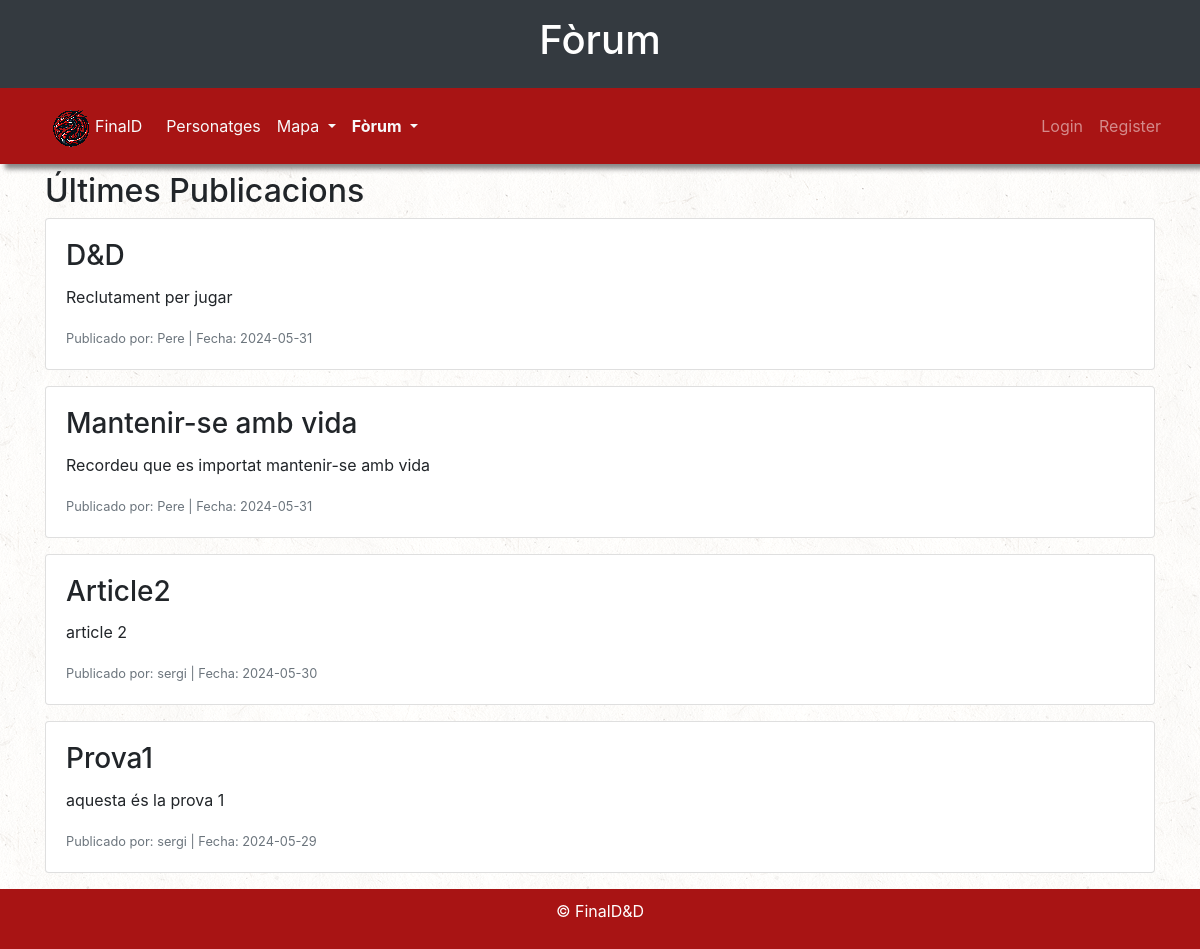
The app's page /controlador/foro.controller.php with its own data.
### tables this page shows
CREATE TABLE `foro` (
  `id` int(11) NOT NULL,
  `id_Usuari` int(11) NOT NULL,
  `titol` varchar(40) NOT NULL,
  `missatge` varchar(250) NOT NULL,
  `img` varchar(50) NOT NULL,
  `data` date NOT NULL
);

CREATE TABLE `usuaris` (
  `id` int(11) NOT NULL,
  `nom` varchar(30) NOT NULL,
  `email` varchar(30) NOT NULL,
  `Password` varchar(100) NOT NULL,
  `token` varchar(100) NOT NULL,
  `expiracio` date DEFAULT NULL
);

### controlador/foro.controller.php (called while the page is built, shortened)
<?php
require_once '../model/foro.model.php';
$foro = new Foro();
$foros = $foro->getForo();
include '../vista/foro.view.php';
?>

### model/db.model.php (called while the page is built)
<?php
class DB{
    private $host;
    private $db;
    private $user;
    private $password;
    private $charset;
    public function __construct(){
        $this->host = 'localhost';
        $this->db = 'finald';
        $this->user = 'root';
        $this->password = '';
        $this->charset = 'utf8mb4';
    }
    function connect(){
        try{
            $connection = "mysql:host=".$this->host.";dbname=".$this->db.";charset=".$this->charset;
            $options = [
                PDO::ATTR_ERRMODE            => PDO::ERRMODE_EXCEPTION,
                PDO::ATTR_EMULATE_PREPARES   => false,
            ];
            $pdo = new PDO($connection, $this->user, $this->password, $options);
            return $pdo;
        }catch(PDOException $e){
            print_r('Error connection: ' . $e->getMessage());
        }
    }
}
?>

### model/foro.model.php (called while the page is built, shortened)
<?php
require_once '../model/db.model.php';
class Foro extends DB{
    public function getForo(){
        $sql = "SELECT u.nom,f.id, f.id_Usuari ,f.titol, f.missatge, f.data,f.img  FROM foro f JOIN usuaris u ON f.id_Usuari = u.id ORDER BY data DESC";
        $stmt = $this->connect()->query($sql);
        $result = $stmt->fetchAll(PDO::FETCH_ASSOC);
        return $result;
    }
}
?>

### vista/foro.view.php (the view, shortened to what this page needs)
<!DOCTYPE html>
<html lang="ca">
<head>
    <link rel="stylesheet" href="https://stackpath.bootstrapcdn.com/bootstrap/4.3.1/css/bootstrap.min.css">
    <link rel="stylesheet" href="https://cdnjs.cloudflare.com/ajax/libs/bootstrap-icons/1.7.2/font/bootstrap-icons.min.css">
    <link rel="stylesheet" href="../css/foroVista.css">
    <link rel="stylesheet" href="https://cdnjs.cloudflare.com/ajax/libs/font-awesome/5.15.4/css/all.min.css">
    <link rel="stylesheet" href="https://maxcdn.bootstrapcdn.com/bootstrap/4.5.2/css/bootstrap.min.css">
</head>
<body >
    <header class="bg-dark text-white text-center p-3">
        <h1>Fòrum</h1>
    </header>
    <nav class="navbar navbar-expand-lg navbar-dark navegacio">
    <div class="container-fluid">
        <a class="Inici nav-link  text-light pb-1" href="../index.php "> <img src="../img/fondos/favicon.ico" alt="És el logo de la pàgina">FinalD</a>
            <div class="collapse navbar-collapse" id="navbarNav">
                <ul class="navbar-nav ">
                    <li class="nav-item">
                        <a href="../controlador/personatges.controller.php" class="Personatges  nav-link text-light">Personatges </a>
                    </li>
                    <li class="nav-item dropdown">
                        <a class="nav-link text-light dropdown-toggle" href="#" id="navbarDropdownMapa" role="button" data-toggle="dropdown" aria-haspopup="true" aria-expanded="false">
                         Mapa
                        </a>
                    </li>
                    <li class="nav-item dropdown">
                      <a class="nav-link text-light dropdown-toggle" href="#" id="navbarDropdown" role="button" data-toggle="dropdown" aria-haspopup="true" aria-expanded="false">
                         <b>Fòrum</b>
                        </a>
                    </li>
                </ul>
                <?php
                if(isset($_SESSION['user'])){
                    echo '
                    <ul class="navbar-nav ml-auto">
                    <li class="nav-item">
                    <div id="name"  class="nav-link text-light" ">'.$_SESSION['username'].'</div>
                    </li>
                    <li class="nav-item">
                    <a class="nav-link text-light" href="../controlador/logout.controller.php">Logout</a>
                    </li>
                    </ul>
                    ';
                }else{
                    echo '
                    <ul class="navbar-nav ml-auto">
                    <li class="nav-item">
                    <a class="nav-link" href="../vista/login.php">Login</a>
                    </li>
                    <li class="nav-item">
                    <a class="nav-link" href="../vista/registre.php">Register</a>
                    </li>
                    </ul>
                    ';
                }
                ?>
            </div>
        </div>
    </nav>
    <div class="container mt-2 ">
        <h2>Últimes Publicacions</h2>
        <?php
            foreach($foros as $row){
                echo '<div class="card mb-3">
                        <div class="card-body ">
                         <h3 class="card-title">'.$row['titol'].'</h3>
                        <p class="card-text">'.$row['missatge'].'</p>
                        <small class="text-muted">Publicado por: '.$row['nom'].' | Fecha: '.$row['data'].'</small><br>';
                echo '</div></div>';
            }
        ?>
    </div>
</body>
    <footer class="footer">
        <div class="container">
            <div class="row">
                <div class="col-md-12 col-sm-12 d-flex justify-content-center">
                    <p>&copy; FinalD&D</p>
                </div>
            </div>
        </div>
    </footer>
</html>

### css/foroVista.css (style rules this page uses)
body { min-height: 100vh; background-image: url("../img/fondos/papiro.png"); }
.navegacio { background-color: #A81414; color: white; box-shadow: 5px 5px 5px #888888; }
.footer { background-color: #A81414; color: white; padding: 10px; text-align: center; box-shadow: 5px 5px 5px #888888; }
.Inici { color: rgb(160, 158, 158); text-decoration: none; margin: 0px; padding: 0px; }
.Personatges { color: rgb(160, 158, 158); text-decoration: none; }

### records on screen
foro: titol "D&D", missatge "Reclutament per jugar", id_Usuari.nom "Pere", data "2024-05-31"
foro: titol "Mantenir-se amb vida", missatge "Recordeu que es importat mantenir-se amb vida", id_Usuari.nom "Pere", data "2024-05-31"
foro: titol "Article2", missatge "article 2", id_Usuari.nom "sergi", data "2024-05-30"
foro: titol "Prova1", missatge "aquesta és la prova 1", id_Usuari.nom "sergi", data "2024-05-29"
